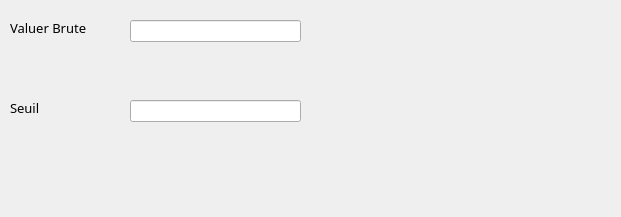
         <widget class="QWidget" name="page_35">
          <property name="geometry">
           <rect>
            <x>0</x>
            <y>0</y>
            <width>621</width>
            <height>217</height>
           </rect>
          </property>
          <attribute name="label">
           <string>Cotumes</string>
          </attribute>
          <widget class="QLabel" name="label_141">
           <property name="geometry">
            <rect>
             <x>10</x>
             <y>20</y>
             <width>101</width>
             <height>16</height>
            </rect>
           </property>
           <property name="font">
            <font>
             <family>Uni Sans Book</family>
             <pointsize>10</pointsize>
             <weight>50</weight>
             <italic>false</italic>
             <bold>false</bold>
            </font>
           </property>
           <property name="styleSheet">
            <string notr="true">font: 10pt &quot;Uni Sans Book&quot;;</string>
           </property>
           <property name="text">
            <string>Valuer Brute</string>
           </property>
          </widget>
          <widget class="QLabel" name="label_142">
           <property name="geometry">
            <rect>
             <x>10</x>
             <y>100</y>
             <width>101</width>
             <height>16</height>
            </rect>
           </property>
           <property name="font">
            <font>
             <family>Uni Sans Book</family>
             <pointsize>10</pointsize>
             <weight>50</weight>
             <italic>false</italic>
             <bold>false</bold>
            </font>
           </property>
           <property name="styleSheet">
            <string notr="true">font: 10pt &quot;Uni Sans Book&quot;;</string>
           </property>
           <property name="text">
            <string>Seuil</string>
           </property>
          </widget>
          <widget class="QLineEdit" name="s3_soc_cotumes_seuil">
           <property name="geometry">
            <rect>
             <x>130</x>
             <y>100</y>
             <width>171</width>
             <height>22</height>
            </rect>
           </property>
          </widget>
          <widget class="QLineEdit" name="s3_soc_cotumes_vb">
           <property name="geometry">
            <rect>
             <x>130</x>
             <y>20</y>
             <width>171</width>
             <height>22</height>
            </rect>
           </property>
          </widget>
         </widget>
